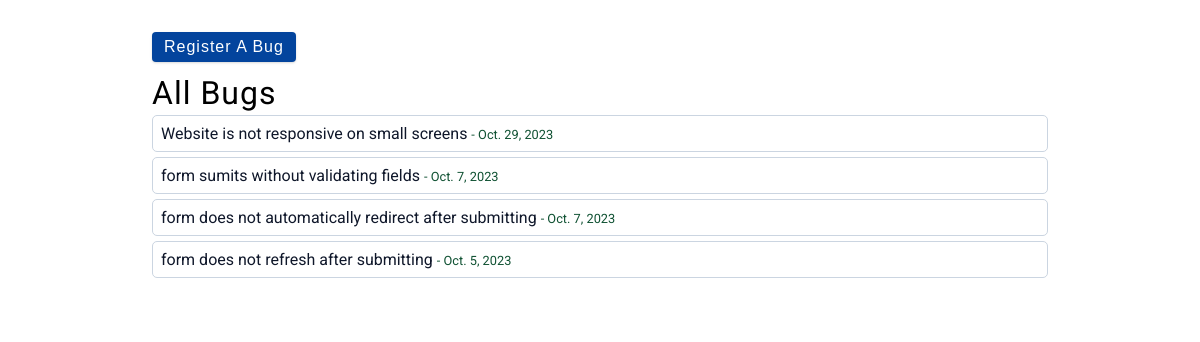
Page /bug/ on the committed database.
### bug/models.py (models this page shows, shortened)
class Bug(models.Model):
    BUG_TYPES = (
        ('error', 'Error'),
        ('feature', 'New Feature'),
        ('other', 'Other'),
    )
    STATUS_CHOICES = (
        ('to_do', 'To Do'),
        ('in_progress', 'In Progress'),
        ('done', 'Done'),
    )
    description = models.CharField(max_length=120)
    bug_type = models.CharField(
        max_length=70, choices=BUG_TYPES, default='error')
    report_date = models.DateField(auto_now_add=True)
    status = models.CharField(
        max_length=20, choices=STATUS_CHOICES, default='to_do')

### bug/views.py (the view)
# urls.py: path("", views.get_all_bugs, name="get_all_bugs"),
def get_all_bugs(request):
    bugs_list = Bug.objects.all().order_by("-report_date")
    context = {"bugs_list": bugs_list}
    return render(request, "bug/index.html", context)

### bug/templates/bug/index.html
{% extends "base.html" %}
{% load static %}
{% block content %}
<button class="register"><a href="{%url 'bug:register_bug' %}">register a bug</a></button>
<h1>All bugs</h1>
{% if bugs_list %}
<ul>
    {% for bug in bugs_list %}
    <li class="list"><a href="{%url 'bug:bug_detail' bug.id%}">{{ bug.description }} <small>- {{bug.report_date}}</small></a>
    </li>
    {% endfor %}
</ul>
{% else %}
<p>No bugs registered yet!</p>
{% endif %}
{% endblock %}

### bug/templates/base.html (shortened to what this page needs)
{% load static %}
<!DOCTYPE html>
<html lang="en">
<head>
    <link rel="stylesheet" type="text/css" href="{% static 'css/styles.css' %}">
</head>
<body>
    <div class="container">
        <div id="content">
            {% block content %}{% endblock %}
        </div>
    </div>
</body>
</html>

### static/css/styles.css (style rules this page uses)
html { font-size: 16px; }
body { font-family: 'Roboto', sans-serif; }
:root { --primary-100: #e6f0ff; --primary-200: #b4d3fe; --primary-300: #82b6fd; --primary-400: #5098fc; --primary-500: #03449d; --primary-600: #034caf; --primary-700: #02367d; --primary-800: #01214b; --primary-900: #000b19; --grey-50: #f8fafc; --grey-100: #f1f5f9; --grey-200: #e2e8f0; --grey-300: #cbd5e1; --grey-400: #94a3b8; --grey-500: #64748b; --grey-600: #475569; --grey-700: #334155; --grey-800: #1e293b; --grey-900: #0f172a; --black: #222; --white: #fff; --red-light: #f8d7da; --red-dark: #842029; --green-light: #d1e7dd; --green-dark: #0f5132; --small-text: 0.8rem; --extra-small-text: 0.7em; --backgroundColor: var(--grey-100); --textColor: var(--grey-900); --borderRadius: 0.25rem; --letterSpacing: 1px; --transition: 0.3s ease-in-out all; --max-width: 1120px; --fixed-width: 600px; --view-width: 90vw; --shadow-1: 0 1px 3px 0 rgba(0, 0, 0, 0.1), 0 1px 2px 0 rgba(0, 0, 0, 0.06); --shadow-2: 0 4px 6px -1px rgba(0, 0, 0, 0.1), 0 2px 4px -1px rgba(0, 0, 0, 0.06); --shadow-3: 0 10px 15px -3px rgba(0, 0, 0, 0.1), 0 4px 6px -2px rgba(0, 0, 0, 0.05); --shadow-4: 0 20px 25px -5px rgba(0, 0, 0, 0.1), 0 10px 10px -5px rgba(0, 0, 0, 0.04); }
body { background-color: var(--white); }
h1 { margin: 0; font-weight: 400; line-height: 1.3; text-transform: capitalize; letter-spacing: var(--letterSpacing); }
.container { display: flex; justify-content: center; align-items: center; max-width: 80%; min-width: 400px; margin: 0 auto; }
#content { width: 100%; background-color: var(--white); padding: 2rem; align-items: center; }
button { cursor: pointer; color: var(--white); background: var(--primary-500); border: transparent; border-radius: var(--borderRadius); letter-spacing: var(--letterSpacing); padding: 0.375rem 0.75rem; box-shadow: var(--shadow-1); transition: var(--transition); text-transform: capitalize; display: inline-block; margin-bottom: 0.7rem; }
a { text-decoration: none; }
.register a { text-decoration: none; color: var(--white); font-size: 1rem; }
ul { list-style-type: none; padding: 0; }
li, li a { color: var(--textColor) }
small { font-size: var(--small-text); color: var(--green-dark); }
.list { border: 1px solid var(--grey-300); width: 100%; padding: 0.5rem; margin-bottom: 5px; border-radius: 5px; }

### rows in the picture
Bug: description "Website is not responsive on small screens", report_date "Oct. 29, 2023"
Bug: description "form sumits without validating fields", report_date "Oct. 7, 2023"
Bug: description "form does not automatically redirect after submitting", report_date "Oct. 7, 2023"
Bug: description "form does not refresh after submitting", report_date "Oct. 5, 2023"
